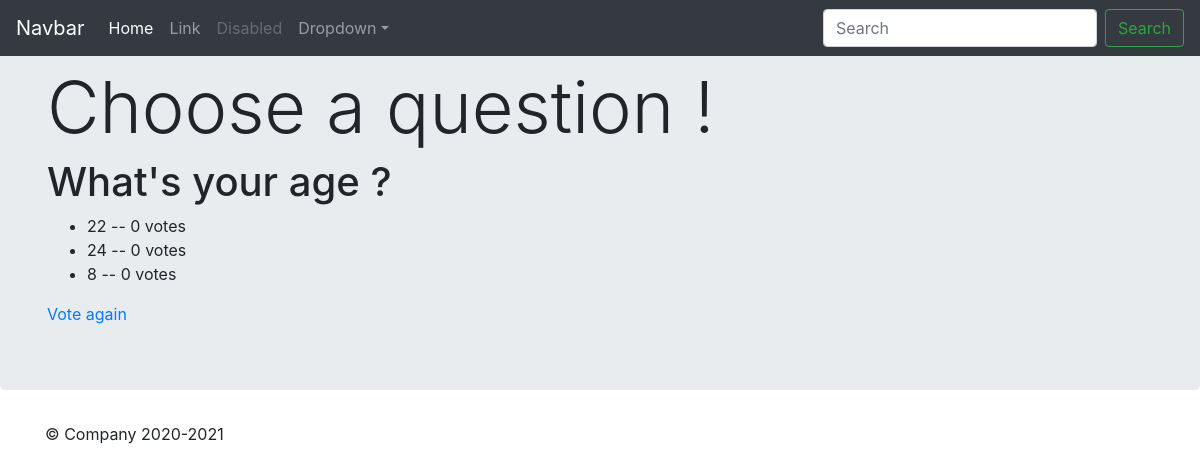
/polls/2/results, run on an earlier commit of the app's database.
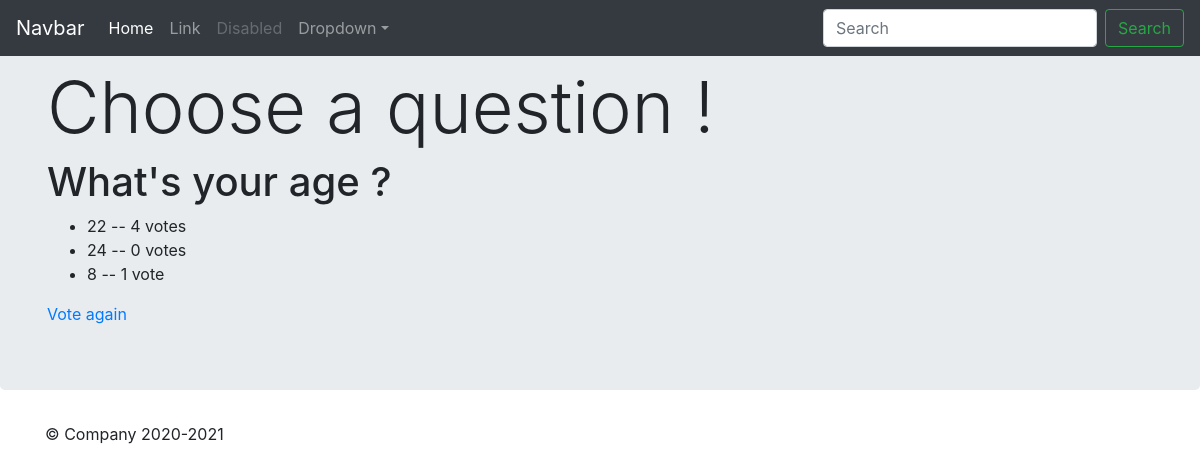
And on a later commit of the database.
### polls/models.py (models this page shows, shortened)
class Question (models.Model):
    question_text=models.CharField(max_length=200)
    pub_date=models.DateTimeField('Date published')

class Choice (models.Model):
    choice_text= models.CharField(max_length=200)
    votes= models.IntegerField(default=0)
    question= models.ForeignKey(Question, on_delete=models.CASCADE)

### polls/views.py (the view)
# urls.py: url(r'^(?P<question_id>[0-9]+)/results$', views.results, name="results"),  # 127.0.0.1/polls/1/results
def results(request, question_id):
    question = get_object_or_404(Question, pk=question_id)
    return render(request, 'polls/results.html', {'question': question})

### polls/templates/polls/results.html
{% extends 'polls/base.html' %}
{% block main_content %}
<h1> {{ question.question_text }} </h1>
<ul>
    {% for choice in question.choice_set.all %}
        <li> {{choice.choice_text}}  --   {{choice.votes}}  vote{{choice.votes| pluralize}} </li>
    {% endfor %}
</ul>
<a href="{% url 'polls:detail' question.id %}" > Vote again </a>
{% endblock %}

### polls/templates/polls/base.html (shortened to what this page needs)
{% load static %}
<!DOCTYPE html>
<html lang="en">
<head>
    <link rel="stylesheet" type="text/css" href="{% static 'polls/bootstrap-4.0.0/dist/css/bootstrap.min.css' %}">
    <link rel="stylesheet" type="text/css" href="{% static 'polls/style.css' %}">
</head>
<body>
  {% include "polls/Header.html" %}
  <div class="jumbotron">
    <div class="container">
        <h1 class="display-3">Choose a question !</h1>
        {% block main_content %}
        {% endblock %}
    </div>
  </div>
  {% include "polls/footer.html" %}
</body>
</html>

### polls/templates/polls/Header.html (shortened to what this page needs)
 <nav class="navbar navbar-expand-md navbar-dark fixed-top bg-dark">
        <a class="navbar-brand" href="#">Navbar</a>
        <div class="collapse navbar-collapse" id="navbarsExampleDefault">
            <ul class="navbar-nav mr-auto">
              <li class="nav-item active">
                  <a class="nav-link" href="#">Home <span class="sr-only">(current)</span></a>
              </li>
              <li class="nav-item">
                  <a class="nav-link" href="#">Link</a>
              </li>
              <li class="nav-item">
                  <a class="nav-link disabled" href="#" tabindex="-1" aria-disabled="true">Disabled</a>
              </li>
              <li class="nav-item dropdown">
                  <a class="nav-link dropdown-toggle" href="#" id="dropdown01" data-toggle="dropdown" aria-haspopup="true" aria-expanded="false">Dropdown</a>
              </li>
            </ul>
            <form class="form-inline my-2 my-lg-0">
                <input class="form-control mr-sm-2" type="text" placeholder="Search" aria-label="Search">
                <button class="btn btn-outline-success my-2 my-sm-0" type="submit">Search</button>
            </form>
        </div>
 </nav>

### polls/templates/polls/footer.html
<footer class="container">
  <p>&copy; Company 2020-2021</p>
</footer>

What changed in the data, as far as the page shows it:
changed Choice (number 1 of 3 on the later page): votes "0" → "4"
changed Choice (number 3 of 3 on the later page): votes "0" → "1"; votes|pluralize "s" → (not shown)
